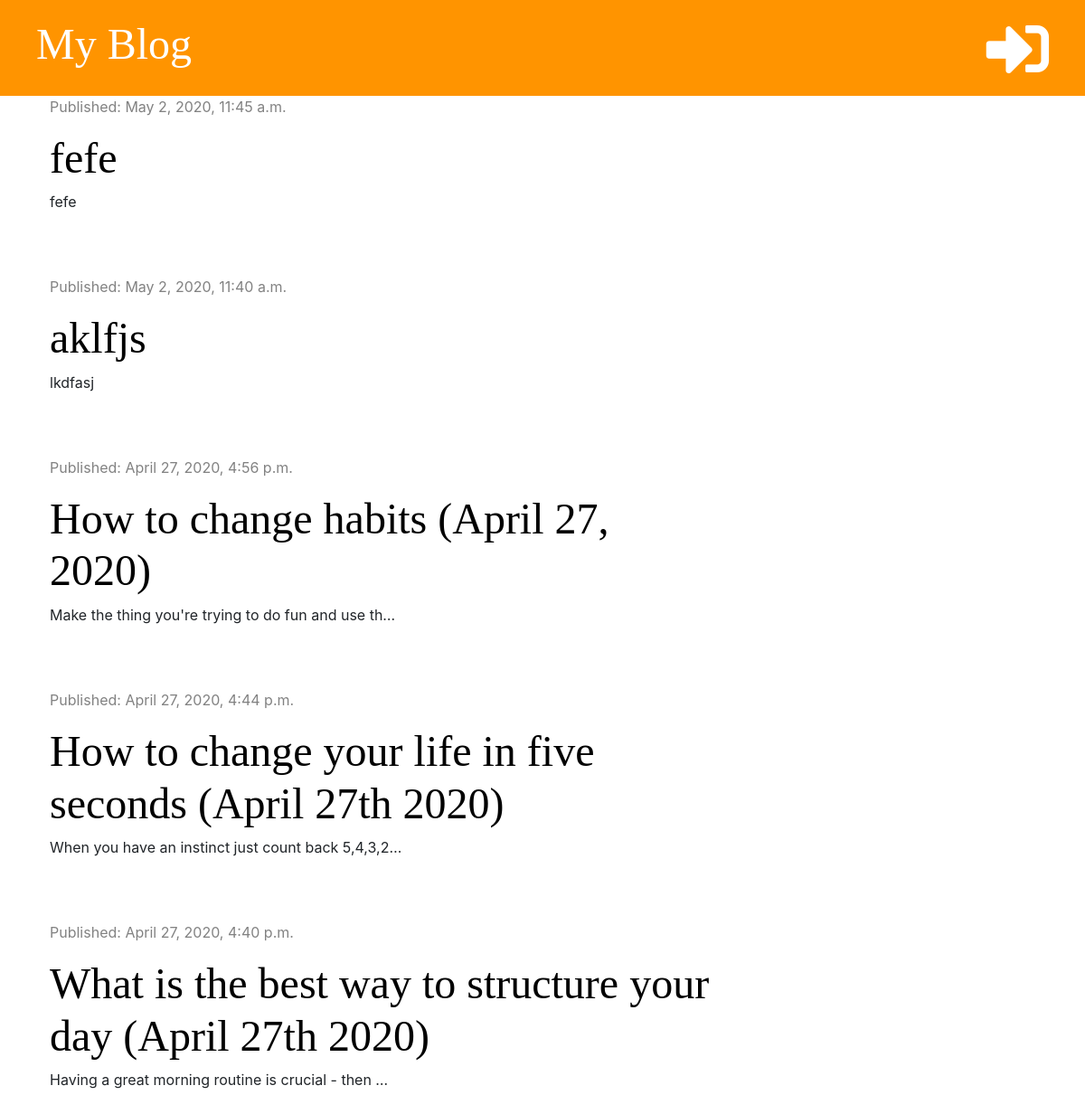
The app's page /, older data.
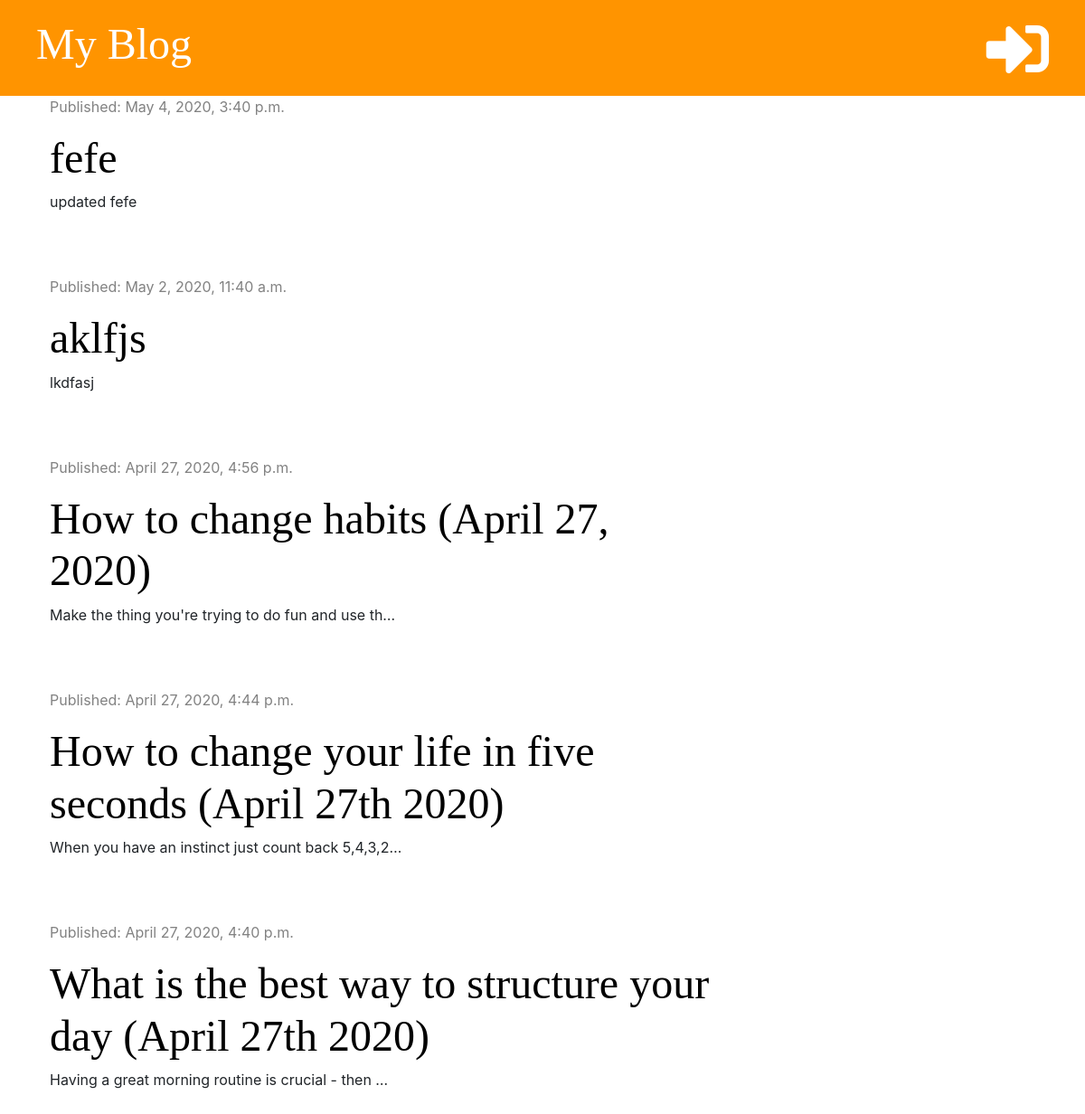
The same page, newer data.
### blog/models.py (models this page shows, shortened)
class Post(models.Model):
    author = models.ForeignKey('auth.User', on_delete=models.CASCADE)
    title = models.CharField(max_length=200)
    text = models.TextField()
    created_date = models.DateTimeField(default=timezone.now)
    published_date = models.DateTimeField(blank=True, null=True)

### blog/views.py (the view)
# urls.py: path('', views.post_list, name='post_list'),
def post_list(request):
    posts = Post.objects.filter(published_date__lte=timezone.now()).order_by('-published_date')
    stuff_for_frontend = {'posts': posts}
    return render(request, 'blog/post_list.html', stuff_for_frontend)

### blog/templates/blog/post_list.html (shortened to what this page needs)
{% extends 'blog/base.html' %}
{% block content %}
    {% for post in posts %}
        <div class="post">
            <div class="date">
                <p>Published: {{ post.published_date }}</p>
            </div>
            <h1><a href="{% url 'post_detail' pk=post.pk %}">{{ post.title }}</a></h1>
            <p>{{ post.text|truncatechars:50|linebreaksbr }}</p>
        </div>
    {% endfor %}
{% endblock %}

### blog/templates/blog/base.html (shortened to what this page needs)
{% load static %}
<!DOCTYPE html>
<html lang="en">
<head>
    <link rel="stylesheet" href="https://maxcdn.bootstrapcdn.com/bootstrap/4.0.0/css/bootstrap.min.css">
    <link rel="stylesheet" href="{% static 'css/blog.css' %}">
    <link rel="stylesheet" href="https://cdnjs.cloudflare.com/ajax/libs/font-awesome/5.13.0/css/all.min.css">
</head>
<body>
    <div class="page-header">
        {% if user.is_authenticated %}
            <a href="{% url 'post_draft_list' %}" class="top-menu"><i class="fab fa-firstdraft fa-2x" style="color: white;"></i></a>
            <a href="{% url 'post_new' %}" class="top-menu"><i class="fas fa-plus fa-2x" style="color: white;"></i></a>
            <p class="top-menu">Hello {{ user.username }} <small>(<a href="{% url 'logout' %}">Log out</a>)</small></p>
        {% else %}
            <a href="{% url 'login' %}" class="top-menu"><i class="fas fa-sign-in-alt fa-2x" style="color: white;"></i></a>
        {% endif %}
        <h1><a href="{% url 'post_list' %}">My Blog</a></h1>
    </div>
    <div class="content container">
        <div class="row">
            <div class="col-md-8">
                {% block content %}
                {% endblock %}
            </div>
        </div>
    </div>
</body>
</html>

### blog/static/css/blog.css (style rules this page uses)
.page-header { background-color: #ff9400; margin-top: 0; padding: 20px 20px 20px 40px; }
.page-header h1, .page-header h1 a { color: #ffffff; font-size: 36pt; text-decoration: none; }
.content { margin-left: 40px; }
h1, h2, h3, h4 { font-family: 'Tangerine', 'Inconsolata', 'Droid Sans', serif; font-size: 48px; }
.date { color: #828282; }
.post { margin-bottom: 70px; }
.post h1 a { color: #000000; }
.top-menu, .top-menu:hover { color: #ffffff; float: right; font-size: 26pt; margin-right: 20px; }

Row changes from the older to the newer data that the page shows:
changed Post "fefe": published_date "May 2, 2020, 11:45 a.m." → "May 4, 2020, 3:40 p.m."; text "fefe" → "updated fefe"
